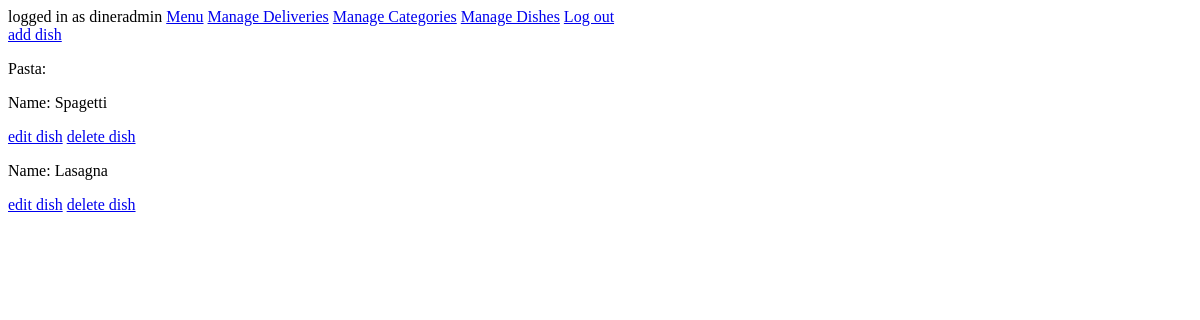
Page /backoffice/dishes/ (signed in) on the earlier database version.
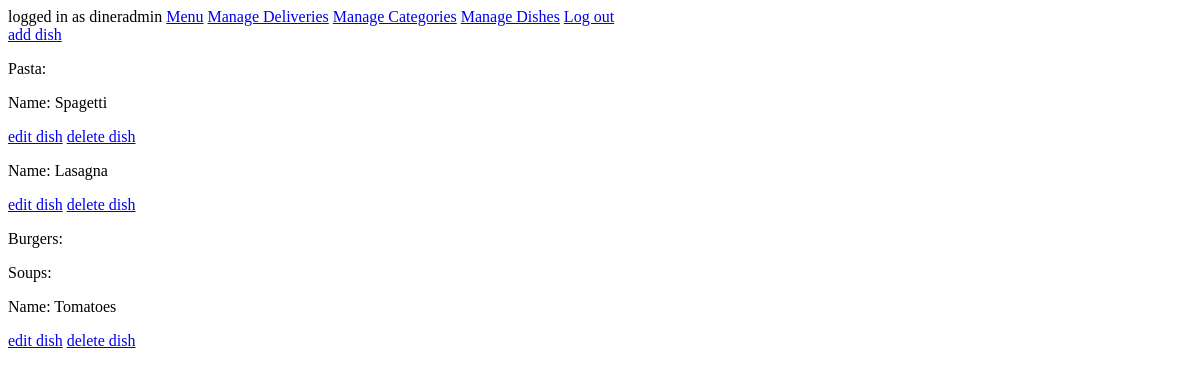
Same page on the later database version.
### main/models.py (models this page shows, shortened)
class Category(models.Model):
    name = models.CharField(max_length=200, blank=False, unique=True)
    image = models.CharField(max_length=500)

class Dish(models.Model):
    name = models.CharField(max_length=500, blank=False)
    price = models.DecimalField(max_digits=5, decimal_places=2, blank=False)
    description = models.TextField(blank=False)
    image = models.CharField(max_length=500)
    is_gluten_free = models.BooleanField(default=False)
    is_vegeterian = models.BooleanField(default=False)
    category = models.ForeignKey(Category, on_delete=models.CASCADE)

### manage_dishes/views.py (the view)
# urls.py: path('', views.show_dishes, name="show_dishes"),
@staff_member_required(login_url='backoffice_login')
def show_dishes(request):
    all_categories = Category.objects.all()
    return render(request, 'dishes/show_dishes.html', {'all_categories':all_categories})

### manage_dishes/templates/dishes/show_dishes.html (shortened to what this page needs)
{% extends 'dishes/layout.html' %}
{% block dishes-content %}
<a href="{% url 'add_dish' %}">add dish</a>
{% for category in all_categories %}
    <p>{{category.name}}:</p>
    {% for dish in category.dish_set.all %}
        <p>Name: {{dish.name}}</p>
        <a href="{% url 'edit_dish' id=dish.id %}">edit dish</a>
        <a href="{% url 'delete_dish' id=dish.id %}">delete dish</a>
    {% endfor %}
{% endfor %}
{% endblock dishes-content %}

Differences in the rows shown:
added Category: name "Burgers"
added Category: name "Soups"
added Dish: name "Tomatoes", shown under "Soups"
